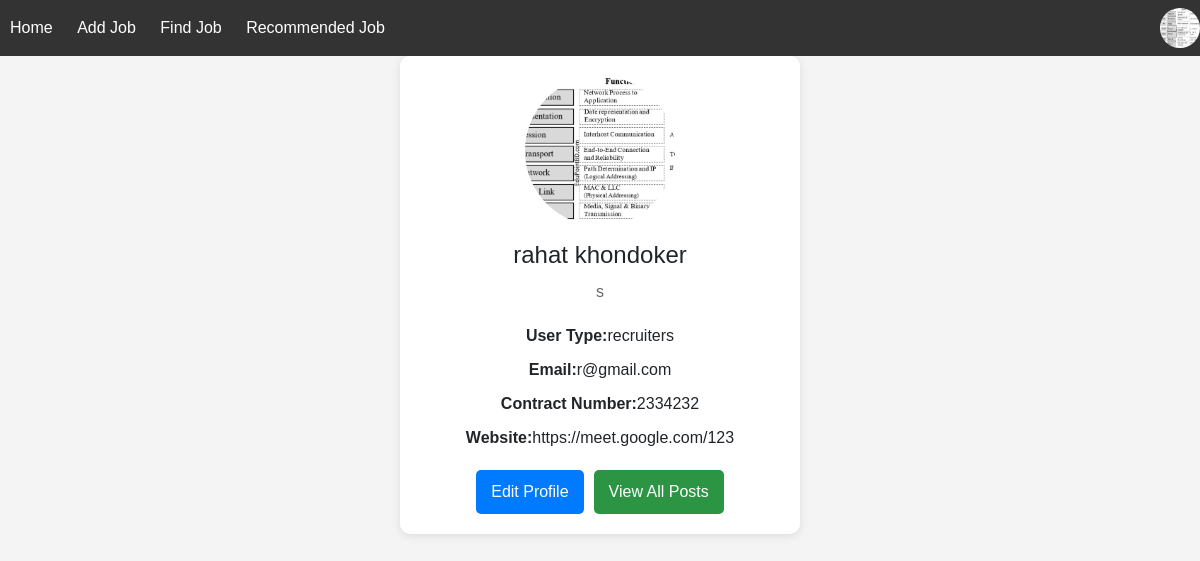
Before: /userProfile (signed in) with the older database file.
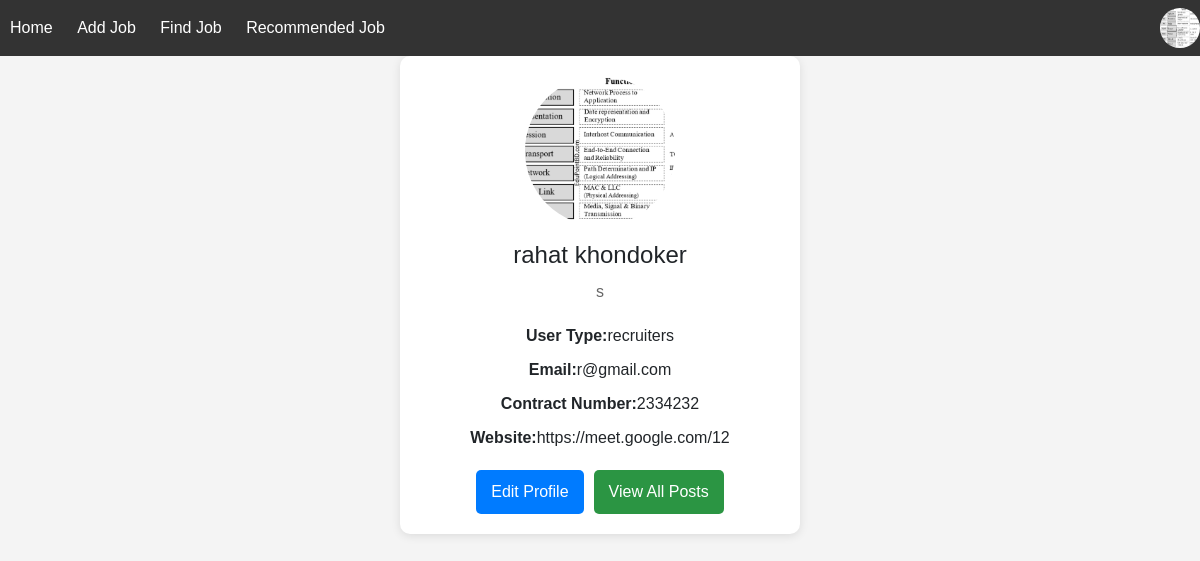
After: the same page with the newer database file.
### app/models.py (models this page shows, shortened)
class CustomUserModel(AbstractUser):
    TYPE=[
        ("recruiters","Recruiters"),
        ("jobseekers","Jobseekers")
    ]
    UserType=models.CharField(choices=TYPE,max_length=10,null=True)
    DisplyName=models.CharField(max_length=100,null=True)
    Bio=models.TextField(max_length=300,null=True)
    ContractNumber=models.PositiveIntegerField(null=True)
    WebLink=models.URLField(null=True)
    Photo=models.ImageField(upload_to="static/Midea/UserPhoto",null=True)

### project/views.py (the view)
# urls.py: path('userProfile',userProfile,name="userProfile"),
@login_required
def userProfile(req):
    return render(req,"users/userProfile.html")

### template/users/userProfile.html (shortened to what this page needs)
{% extends "include/m.html" %}
{% block body %}
<!DOCTYPE html>
<html lang="en">
<head>
    <link rel="stylesheet" href="/static/userProfile.css">
</head>
<body>
    {% if user.UserType == "recruiters" %}
        <div class="profile-container">
            <img src="/{{ user.Photo }}" alt="Profile Picture" class="profile-pic">
            <h1 class="username">{{ user.DisplyName }}</h1>
            <p class="bio">{{ user.Bio }}</p>
            <ul class="info-list">
                <li><strong>User Type:</strong>{{ user.UserType }}</li>
                <li><strong>Email:</strong>{{ user.email }}</li>
                <li><strong>Contract Number:</strong>{{ user.ContractNumber }}</li>
                <li><strong>Website:</strong>{{ user.WebLink }}</li>
            </ul>
            <div class="button-container">
                <a href="{% url 'editeProfile' %}"><button class="edit-button">Edit Profile</button></a>
                <a href="{% url 'allPost' %}"><button class="all-posts-button">View All Posts</button></a>
            </div>
        </div>
    {% endif %}
</body>
</html>
{% endblock body %}

### template/include/navber.html (shortened to what this page needs)
<nav class="navbar">
    <div class="navbar-left">
        <a href="{% url "homePage" %}">Home</a>
        <a href="{% url 'addJobPage' %}">Add Job</a>
        <a href="{% url 'findjobPage' %}">Find Job</a>
        <a href="{% url 'recommendedPage' %}">Recommended Job</a>
    </div>
    <div class="navbar-right">
        {% if user.is_authenticated %}
        <div class="user-dropdown">
            <img src="/{{user.Photo}}" alt="{{user.DisplyName}}">
        </div>
        {% else %}
        <a href="loginPage">Login</a>
        {% endif %}
    </div>
</nav>

Changed rows visible on the page:
changed CustomUserModel "rahat khondoker": WebLink "https://meet.google.com/123" → "https://meet.google.com/12"
